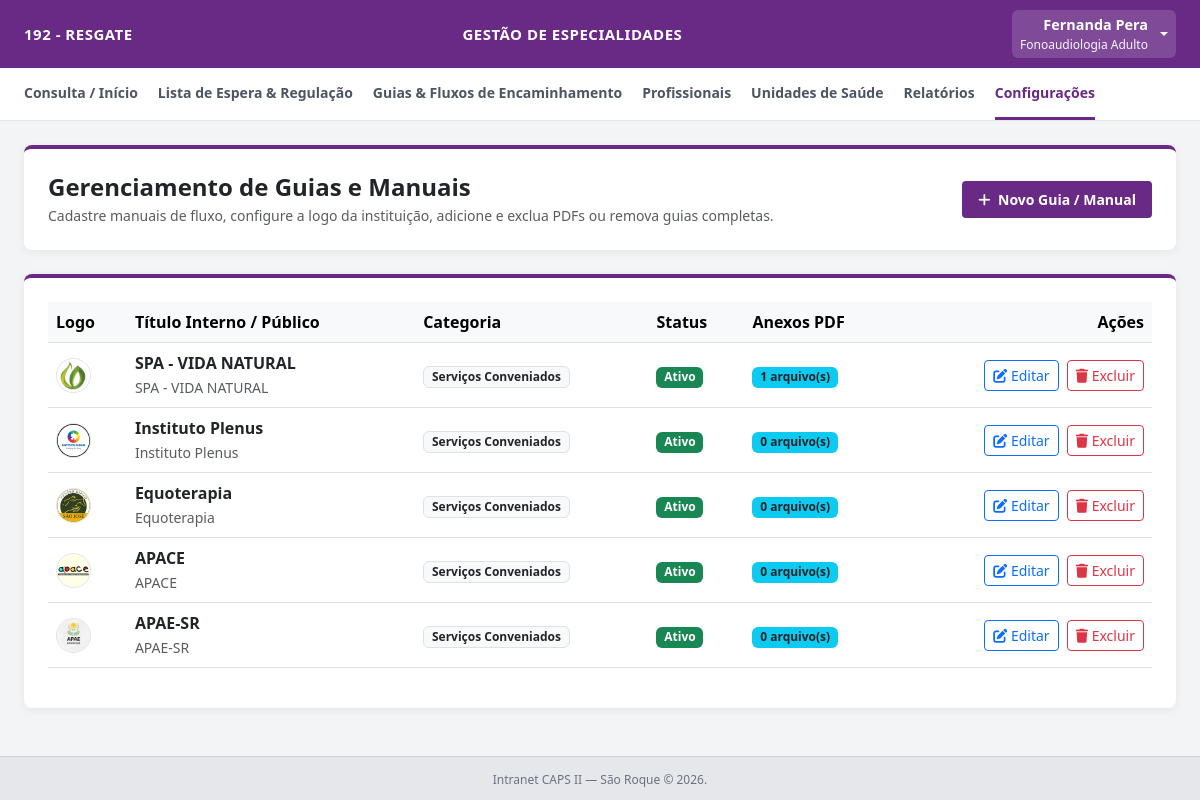
The page /admin/configuracoes/guias (signed in) on the database its author committed.
### tables this page shows
CREATE TABLE guias_fluxos (
            id INTEGER PRIMARY KEY AUTOINCREMENT,
            titulo_interno TEXT NOT NULL,
            titulo TEXT NOT NULL,
            categoria TEXT NOT NULL,
            logo_path TEXT,
            descricao_resumida TEXT,
            conteudo_orientacao TEXT,
            ativo INTEGER DEFAULT 1,
            created_at TIMESTAMP DEFAULT CURRENT_TIMESTAMP
        );

### app.py (the view)
@app.route('/admin/configuracoes/guias', methods=['GET'])
@login_required
@nivel_i_required
def admin_guias():
    conn = get_db_connection()
    cursor = conn.cursor()
    cursor.execute('SELECT * FROM guias_fluxos WHERE ativo = 1 ORDER BY id DESC')
    guias_raw = cursor.fetchall()
    guias = []
    for g in guias_raw:
        guia_dict = dict(g)
        cursor.execute('SELECT * FROM guias_anexos WHERE guia_id = ?', (g['id'],))
        guia_dict['anexos'] = [dict(a) for a in cursor.fetchall()]
        guias.append(guia_dict)
    conn.close()
    return render_template('admin_guias.html', guias=guias)

### app.py (called while the page is built)
def get_db_connection():
    conn = sqlite3.connect(DB_PATH, timeout=10.0)
    conn.row_factory = sqlite3.Row
    conn.execute('PRAGMA foreign_keys = ON;')
    return conn

def login_required(f):
    @wraps(f)
    def decorated_function(*args, **kwargs):
        if 'usuario_id' not in session:
            flash('Por favor, faça login para acessar o sistema.', 'warning')
            return redirect(url_for('login'))
        return f(*args, **kwargs)
    return decorated_function

def nivel_i_required(f):
    @wraps(f)
    def decorated_function(*args, **kwargs):
        if session.get('perfil') != 'NIVEL_I':
            flash(
                'Acesso restrito à gestão e administração do sistema (Nível I).',
                'danger',
            )
            return redirect(url_for('dashboard'))
        return f(*args, **kwargs)
    return decorated_function

### templates/admin_guias.html (shortened to what this page needs)
{% set perfil = session.get('perfil') %}
<!DOCTYPE html>
<html lang="pt-BR">
<head>
    <link href="https://cdn.jsdelivr.net/npm/bootstrap@5.3.0/dist/css/bootstrap.min.css" rel="stylesheet">
    <link rel="stylesheet" href="https://cdnjs.cloudflare.com/ajax/libs/font-awesome/6.0.0/css/all.min.css">
    <link rel="stylesheet" href="https://cdnjs.cloudflare.com/ajax/libs/Trumbowyg/2.27.3/ui/trumbowyg.min.css">
</head>
<body>
    <div class="topbar">
        <div class="title">{{ session.get('estabelecimento', 'CAPS II — São Roque') }}</div>
        <div class="center-title">Gestão de Especialidades</div>
        <div class="dropdown">
            <a class="dropdown-toggle text-white d-flex align-items-center text-decoration-none py-1 px-2 rounded"
               href="#" id="userMenuDropdown" role="button" data-bs-toggle="dropdown" aria-expanded="false" style="background: rgba(255,255,255,0.15);">
                <div class="text-end me-2">
                    <span class="d-block fw-semibold text-white" style="font-size: 0.9rem;">{{ session.get('nome') }}</span>
                    <small class="d-block text-light opacity-85" style="font-size: 0.75rem;">{{ session.get('profissao', 'Profissional') }}</small>
                </div>
            </a>
        </div>
    </div>
    <div class="navbar-custom">
        <a href="/dashboard">Consulta / Início</a>
        <a href="/lista-espera">Lista de Espera & Regulação</a>
        <a href="/guias-fluxo">Guias & Fluxos de Encaminhamento</a>
        {% if perfil == 'NIVEL_I' %}
            <a href="/admin/profissionais">Profissionais</a>
            <a href="/admin/estabelecimentos">Unidades de Saúde</a>
            <a href="/relatorios">Relatórios</a>
            <a href="/admin/configuracoes" class="active">Configurações</a>
        {% endif %}
    </div>
    <div class="container-custom">
        <div class="card-custom d-flex justify-content-between align-items-center">
            <div>
                <h4 class="fw-bold mb-1 text-dark">Gerenciamento de Guias e Manuais</h4>
                <p class="text-muted mb-0 small">Cadastre manuais de fluxo, configure a logo da instituição, adicione e exclua PDFs ou remova guias completas.</p>
            </div>
            <button class="btn btn-purple btn-sm px-3 py-2 fw-semibold" data-bs-toggle="modal" data-bs-target="#modalGuia" onclick="abrirModalNovo()">
                <i class="fas fa-plus me-1"></i> Novo Guia / Manual
            </button>
        </div>
        <div class="card-custom">
            <div class="table-responsive">
                <table class="table table-hover align-middle">
                    <thead class="table-light">
                        <tr>
                            <th>Logo</th>
                            <th>Título Interno / Público</th>
                            <th>Categoria</th>
                            <th>Status</th>
                            <th>Anexos PDF</th>
                            <th class="text-end">Ações</th>
                        </tr>
                    </thead>
                    <tbody>
                        {% if guias %}
                            {% for guia in guias %}
                            <tr>
                                <td>
                                    {% if guia.logo_path %}
                                        <img src="{{ url_for('static', filename=guia.logo_path) }}" alt="Logo" class="rounded-circle border" style="width: 35px; height: 35px; object-fit: cover;">
                                    {% else %}
                                        <span class="badge bg-secondary">Sem Logo</span>
                                    {% endif %}
                                </td>
                                <td>
                                    <strong>{{ guia.titulo_interno or guia.titulo }}</strong><br>
                                    <small class="text-muted">{{ guia.titulo }}</small>
                                </td>
                                <td><span class="badge bg-light text-dark border">{{ guia.categoria }}</span></td>
                                <td>
                                    {% if guia.ativo == 1 %}
                                        <span class="badge bg-success">Ativo</span>
                                    {% else %}
                                        <span class="badge bg-danger">Inativo</span>
                                    {% endif %}
                                </td>
                                <td>
                                    <span class="badge bg-info text-dark">{{ guia.anexos|length }} arquivo(s)</span>
                                </td>
                                <td class="text-end">
                                    <button class="btn btn-sm btn-outline-primary me-1" onclick='editarGuia({{ guia | tojson | safe }})'>
                                        <i class="fas fa-edit"></i> Editar
                                    </button>
                                    <button class="btn btn-sm btn-outline-danger" onclick="confirmarExclusaoGuia({{ guia.id }}, '{{ (guia.titulo_interno or guia.titulo) | escape }}')">
                                        <i class="fas fa-trash"></i> Excluir
                                    </button>
                                </td>
                            </tr>
                            {% endfor %}
                        {% else %}
                            <tr>
                                <td colspan="6" class="text-center text-muted py-4">Nenhum guia cadastrado.</td>
                            </tr>
                        {% endif %}
                    </tbody>
                </table>
            </div>
        </div>
    </div>
    <div class="footer">Intranet CAPS II — São Roque &copy; 2026.</div>
</body>
</html>

### templates/admin_guias.html (style rules this page uses)
* { box-sizing: border-box; margin: 0; padding: 0; font-family: 'Segoe UI', Tahoma, Geneva, Verdana, sans-serif; }
body { background-color: #f3f4f6; min-height: 100vh; display: flex; flex-direction: column; color: #1f2937; }
.topbar { background-color: #692A85; color: white; padding: 10px 24px; display: flex; justify-content: space-between; align-items: center; box-shadow: 0 2px 4px rgba(0,0,0,0.1); }
.topbar .title { font-size: 15px; font-weight: 600; text-transform: uppercase; letter-spacing: 0.5px; white-space: nowrap; overflow: hidden; text-overflow: ellipsis; max-width: 280px; }
.topbar .center-title { font-size: 15px; font-weight: 600; text-transform: uppercase; letter-spacing: 0.5px; }
.navbar-custom { background: white; border-bottom: 1px solid #e5e7eb; padding: 0 24px; display: flex; gap: 20px; overflow-x: auto; white-space: nowrap; box-shadow: 0 1px 3px rgba(0,0,0,0.02); }
.navbar-custom a { text-decoration: none; color: #4b5563; font-size: 14px; font-weight: 600; padding: 14px 0; border-bottom: 3px solid transparent; transition: all 0.2s; display: inline-block; flex-shrink: 0; }
.navbar-custom a:hover, .navbar-custom a.active { color: #692A85; border-bottom-color: #692A85; }
.container-custom { flex: 1; padding: 24px; max-width: 1200px; margin: 0 auto; width: 100%; }
.card-custom { background: white; border-radius: 8px; box-shadow: 0 2px 8px rgba(0,0,0,0.06); padding: 24px; margin-bottom: 24px; border-top: 4px solid #692A85; }
.btn-purple { background-color: #692A85; color: white; border: none; }
.footer { text-align: center; padding: 14px 0; font-size: 12px; color: #6b7280; background-color: #e5e7eb; margin-top: auto; border-top: 1px solid #d1d5db; }

### rows shown on the page
guias_fluxos: logo_path (picture), titulo_interno "SPA - VIDA NATURAL", titulo "SPA - VIDA NATURAL", categoria "Serviços Conveniados", ativo "Ativo", anexos|length "1"
guias_fluxos: logo_path (picture), titulo_interno "Instituto Plenus", titulo "Instituto Plenus", categoria "Serviços Conveniados", ativo "Ativo", anexos|length "0"
guias_fluxos: logo_path (picture), titulo_interno "Equoterapia", titulo "Equoterapia", categoria "Serviços Conveniados", ativo "Ativo", anexos|length "0"
guias_fluxos: logo_path (picture), titulo_interno "APACE", titulo "APACE", categoria "Serviços Conveniados", ativo "Ativo", anexos|length "0"
guias_fluxos: logo_path (picture), titulo_interno "APAE-SR", titulo "APAE-SR", categoria "Serviços Conveniados", ativo "Ativo", anexos|length "0"

### other values the page prints
{{ session.get('estabelecimento', 'CAPS II — São Roque') }} "192 - RESGATE"
{{ session.get('nome') }} "Fernanda Pera"
{{ session.get('profissao', 'Profissional') }} "Fonoaudiologia Adulto"
